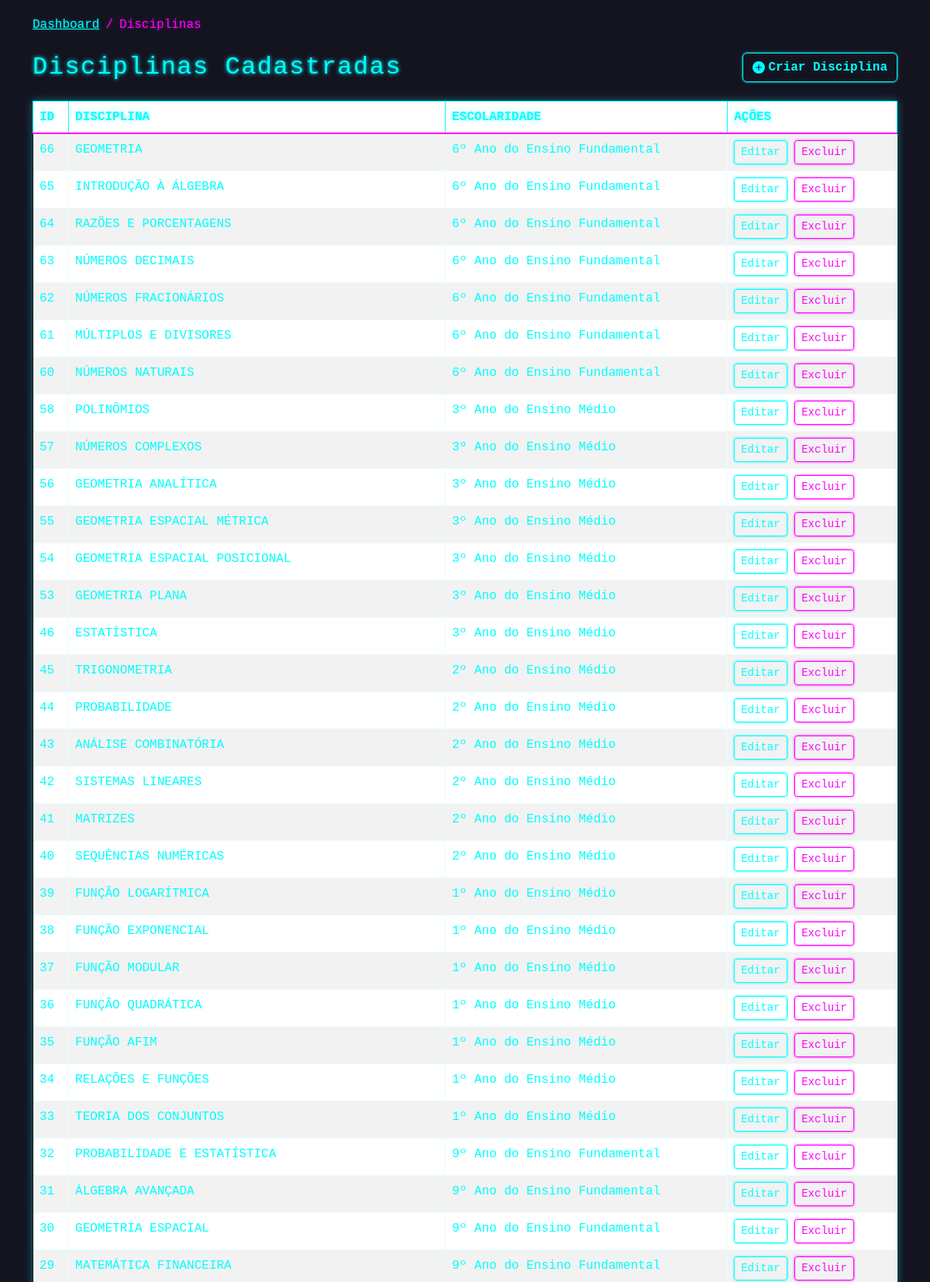
/FORMULÁRIOS/DISCIPLINAS/listar_disciplinas.php (upper part), run on the app's committed database.
### tables this page shows
CREATE TABLE IF NOT EXISTS `disciplinas` (
  `id` int NOT NULL AUTO_INCREMENT,
  `disciplina` varchar(256) NOT NULL,
  `id_escolaridade` int NOT NULL,
  PRIMARY KEY (`id`)
);

CREATE TABLE IF NOT EXISTS `anos_escolaridades` (
  `id` int NOT NULL AUTO_INCREMENT,
  `nome_escolaridade` varchar(256) NOT NULL,
  `id_nivel_ensino` int NOT NULL,
  PRIMARY KEY (`id`)
);

### FORMULÁRIOS/DISCIPLINAS/listar_disciplinas.php (the view, shortened to what this page needs)
<?php
require_once('../../DASHBOARDS/include/connection.php');
$sql_disciplina = "
    SELECT
        d.id,
        d.disciplina,
        ae.nome_escolaridade AS nome_escolaridade
    FROM
        disciplinas d
    JOIN
        anos_escolaridades ae ON d.id_escolaridade = ae.id
    ORDER BY
        d.id DESC
";
$disciplina = $pdo->prepare($sql_disciplina);
$disciplina->execute();
$breadcrumbs = [
    ['url' => '../../DASHBOARDS/ALUNOS/index.php', 'title' => 'Dashboard'],
    ['url' => '#', 'title' => 'Disciplinas']
];
?>
<!DOCTYPE html>
<html lang="en">
<head>
    <link href="https://cdn.jsdelivr.net/npm/bootstrap@5.3.3/dist/css/bootstrap.min.css" rel="stylesheet">
    <link rel="stylesheet" type="text/css" href="https://cdn.datatables.net/2.0.7/css/dataTables.dataTables.min.css">
</head>
<body>
    <section class="container">
        <nav aria-label="breadcrumb" class="mb-4">
            <ol class="breadcrumb">
                <?php foreach ($breadcrumbs as $item): ?>
                    <li class="breadcrumb-item <?php echo $item['url'] === '#' ? 'active' : ''; ?>">
                        <?php if ($item['url'] !== '#'): ?>
                            <a href="<?php echo $item['url']; ?>"><?php echo $item['title']; ?></a>
                        <?php else: ?>
                            <?php echo $item['title']; ?>
                        <?php endif; ?>
                    </li>
                <?php endforeach; ?>
            </ol>
        </nav>
        <div class="d-flex justify-content-between align-items-center mb-4">
            <h2 class="my-0">Disciplinas Cadastradas</h2>
            <a href="criar_disciplinas.php" class="btn btn-primary d-flex align-items-center gap-1 neon-create-btn">
                <svg xmlns="http://www.w3.org/2000/svg" width="16" height="16" fill="currentColor" class="bi bi-plus-circle-fill" viewBox="0 0 16 16">
                    <path d="M16 8A8 8 0 1 1 0 8a8 8 0 0 1 16 0M8.5 4.5a.5.5 0 0 0-1 0v3h-3a.5.5 0 0 0 0 1h3v3a.5.5 0 0 0 1 0v-3h3a.5.5 0 0 0 0-1h-3z"/>
                </svg>
                Criar Disciplina
            </a>
        </div>
        <table class="table table-striped table-bordered table-neon" id="minhaTabela">
            <thead>
                <tr>
                    <th>ID</th>
                    <th>DISCIPLINA</th>
                    <th>ESCOLARIDADE</th>
                    <th>AÇÕES</th>
                </tr>
            </thead>
            <tbody>
                <?php
                while ($disc = $disciplina->fetch(PDO::FETCH_ASSOC)) {
                ?>
                    <tr>
                        <td><?php echo htmlspecialchars($disc['id']); ?></td>
                        <td><?php echo htmlspecialchars($disc['disciplina']); ?></td>
                        <td><?php echo htmlspecialchars($disc['nome_escolaridade']); ?></td>
                        <td>
                            <a class="btn btn-primary btn-sm"
                                href="<?php echo 'editar_disciplinas.php?id=' . $disc['id']; ?>">Editar</a>
                            <a class="btn btn-danger btn-sm"
                                href="<?php echo 'deletar_disciplinas.php?id=' . $disc['id']; ?>">Excluir</a>
                        </td>
                    </tr>
                <?php } ?>
            </tbody>
        </table>
    </section>
</body>
</html>

### FORMULÁRIOS/DISCIPLINAS/listar_disciplinas.php (style rules this page uses)
:root { --neon-blue: #00ffff; --neon-magenta: #ff00ff; --dark-bg-main: #141421; --dark-bg-area: #000000; --item-bg: #22223a; --text-color: var(--neon-blue); --border-color: rgba(0, 255, 255, 0.1); --shadow-intensity: 0 0 10px; }
body { background-color: var(--dark-bg-main); color: var(--text-color); font-family: 'Consolas', 'Courier New', monospace; padding-top: 20px; padding-bottom: 20px; }
h2 { color: var(--neon-blue); text-shadow: 0 0 5px var(--neon-blue); margin-bottom: 25px; letter-spacing: 1.5px; text-align: left; }
.breadcrumb { --bs-breadcrumb-divider-color: var(--neon-magenta); background-color: transparent; }
.breadcrumb-item a, .breadcrumb-item.active { color: var(--neon-blue) !important; text-shadow: 0 0 3px rgba(0, 255, 255, 0.4); }
.breadcrumb-item.active { color: var(--neon-magenta) !important; text-shadow: 0 0 3px rgba(255, 0, 255, 0.4); }
.neon-create-btn { background: var(--neon-blue) !important; color: var(--dark-bg-area) !important; border-color: var(--neon-blue) !important; font-weight: bold; box-shadow: 0 0 10px var(--neon-blue) !important; }
.btn-primary { --btn-color: var(--neon-blue); background: transparent !important; color: var(--btn-color) !important; border-color: var(--btn-color) !important; box-shadow: 0 0 3px var(--btn-color) !important; }
.btn-danger { background-color: transparent !important; color: var(--neon-magenta) !important; border-color: var(--neon-magenta) !important; box-shadow: 0 0 3px var(--neon-magenta) !important; }
.table-neon { border: 1px solid var(--neon-blue); box-shadow: 0 0 10px rgba(0, 255, 255, 0.4); background-color: var(--dark-bg-area) !important; color: var(--text-color); margin-top: 20px; }
.table-neon thead { background-color: var(--dark-bg-area); border-bottom: 2px solid var(--neon-magenta); }
.table-neon th { color: var(--neon-blue) !important; text-shadow: 0 0 5px rgba(0, 255, 255, 0.5); font-weight: bold; border-bottom: 1px solid var(--border-color) !important; }
.table-neon tbody tr { transition: background-color 0.2s; border-color: var(--border-color) !important; }
.table-neon tbody tr td { color: var(--text-color); }

### data on the page
disciplinas: id "66", disciplina "GEOMETRIA", anos_escolaridades.nome_escolaridade "6º Ano do Ensino Fundamental"
disciplinas: id "65", disciplina "INTRODUÇÃO À ÁLGEBRA", anos_escolaridades.nome_escolaridade "6º Ano do Ensino Fundamental"
disciplinas: id "64", disciplina "RAZÕES E PORCENTAGENS", anos_escolaridades.nome_escolaridade "6º Ano do Ensino Fundamental"
disciplinas: id "63", disciplina "NÚMEROS DECIMAIS", anos_escolaridades.nome_escolaridade "6º Ano do Ensino Fundamental"
disciplinas: id "62", disciplina "NÚMEROS FRACIONÁRIOS", anos_escolaridades.nome_escolaridade "6º Ano do Ensino Fundamental"
disciplinas: id "61", disciplina "MÚLTIPLOS E DIVISORES", anos_escolaridades.nome_escolaridade "6º Ano do Ensino Fundamental"
disciplinas: id "60", disciplina "NÚMEROS NATURAIS", anos_escolaridades.nome_escolaridade "6º Ano do Ensino Fundamental"
disciplinas: id "58", disciplina "POLINÔMIOS", anos_escolaridades.nome_escolaridade "3º Ano do Ensino Médio"
disciplinas: id "57", disciplina "NÚMEROS COMPLEXOS", anos_escolaridades.nome_escolaridade "3º Ano do Ensino Médio"
disciplinas: id "56", disciplina "GEOMETRIA ANALÍTICA", anos_escolaridades.nome_escolaridade "3º Ano do Ensino Médio"
disciplinas: id "55", disciplina "GEOMETRIA ESPACIAL MÉTRICA", anos_escolaridades.nome_escolaridade "3º Ano do Ensino Médio"
disciplinas: id "54", disciplina "GEOMETRIA ESPACIAL POSICIONAL", anos_escolaridades.nome_escolaridade "3º Ano do Ensino Médio"
disciplinas: id "53", disciplina "GEOMETRIA PLANA", anos_escolaridades.nome_escolaridade "3º Ano do Ensino Médio"
disciplinas: id "46", disciplina "ESTATÍSTICA", anos_escolaridades.nome_escolaridade "3º Ano do Ensino Médio"
disciplinas: id "45", disciplina "TRIGONOMETRIA", anos_escolaridades.nome_escolaridade "2º Ano do Ensino Médio"
disciplinas: id "44", disciplina "PROBABILIDADE", anos_escolaridades.nome_escolaridade "2º Ano do Ensino Médio"
disciplinas: id "43", disciplina "ANÁLISE COMBINATÓRIA", anos_escolaridades.nome_escolaridade "2º Ano do Ensino Médio"
disciplinas: id "42", disciplina "SISTEMAS LINEARES", anos_escolaridades.nome_escolaridade "2º Ano do Ensino Médio"
disciplinas: id "41", disciplina "MATRIZES", anos_escolaridades.nome_escolaridade "2º Ano do Ensino Médio"
disciplinas: id "40", disciplina "SEQUÊNCIAS NUMÉRICAS", anos_escolaridades.nome_escolaridade "2º Ano do Ensino Médio"
disciplinas: id "39", disciplina "FUNÇÃO LOGARÍTMICA", anos_escolaridades.nome_escolaridade "1º Ano do Ensino Médio"
disciplinas: id "38", disciplina "FUNÇÃO EXPONENCIAL", anos_escolaridades.nome_escolaridade "1º Ano do Ensino Médio"
disciplinas: id "37", disciplina "FUNÇÃO MODULAR", anos_escolaridades.nome_escolaridade "1º Ano do Ensino Médio"
disciplinas: id "36", disciplina "FUNÇÃO QUADRÁTICA", anos_escolaridades.nome_escolaridade "1º Ano do Ensino Médio"
disciplinas: id "35", disciplina "FUNÇÃO AFIM", anos_escolaridades.nome_escolaridade "1º Ano do Ensino Médio"
disciplinas: id "34", disciplina "RELAÇÕES E FUNÇÕES", anos_escolaridades.nome_escolaridade "1º Ano do Ensino Médio"
disciplinas: id "33", disciplina "TEORIA DOS CONJUNTOS", anos_escolaridades.nome_escolaridade "1º Ano do Ensino Médio"
disciplinas: id "32", disciplina "PROBABILIDADE E ESTATÍSTICA", anos_escolaridades.nome_escolaridade "9º Ano do Ensino Fundamental"
disciplinas: id "31", disciplina "ÁLGEBRA AVANÇADA", anos_escolaridades.nome_escolaridade "9º Ano do Ensino Fundamental"
disciplinas: id "30", disciplina "GEOMETRIA ESPACIAL", anos_escolaridades.nome_escolaridade "9º Ano do Ensino Fundamental"
disciplinas: id "29", disciplina "MATEMÁTICA FINANCEIRA", anos_escolaridades.nome_escolaridade "9º Ano do Ensino Fundamental"

### other printed values
$item['title'] "Dashboard"
$item['title'] "Disciplinas"
